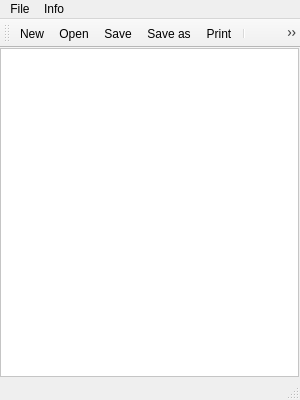
<?xml version="1.0" encoding="UTF-8"?>
<ui version="4.0">
 <class>Note</class>
 <widget class="QMainWindow" name="Note">
  <property name="geometry">
   <rect>
    <x>0</x>
    <y>0</y>
    <width>300</width>
    <height>400</height>
   </rect>
  </property>
  <property name="windowTitle">
   <string>Note</string>
  </property>
  <property name="windowIcon">
   <iconset resource="Resources.qrc">
    <normaloff>:/image/NoteIcons/icon.png</normaloff>:/image/NoteIcons/icon.png</iconset>
  </property>
  <widget class="QWidget" name="centralwidget">
   <widget class="QTextEdit" name="textEdit">
    <property name="geometry">
     <rect>
      <x>0</x>
      <y>0</y>
      <width>299</width>
      <height>329</height>
     </rect>
    </property>
    <property name="styleSheet">
     <string notr="true">background-color: rgb(255, 255, 255);</string>
    </property>
    <property name="html">
     <string>&lt;!DOCTYPE HTML PUBLIC &quot;-//W3C//DTD HTML 4.0//EN&quot; &quot;http://www.w3.org/TR/REC-html40/strict.dtd&quot;&gt;
&lt;html&gt;&lt;head&gt;&lt;meta name=&quot;qrichtext&quot; content=&quot;1&quot; /&gt;&lt;meta charset=&quot;utf-8&quot; /&gt;&lt;style type=&quot;text/css&quot;&gt;
p, li { white-space: pre-wrap; }
&lt;/style&gt;&lt;/head&gt;&lt;body style=&quot; font-family:'Segoe UI'; font-size:9pt; font-weight:400; font-style:normal;&quot;&gt;
&lt;p style=&quot;-qt-paragraph-type:empty; margin-top:0px; margin-bottom:0px; margin-left:0px; margin-right:0px; -qt-block-indent:0; text-indent:0px;&quot;&gt;&lt;br /&gt;&lt;/p&gt;&lt;/body&gt;&lt;/html&gt;</string>
    </property>
   </widget>
  </widget>
  <widget class="QMenuBar" name="menubar">
   <property name="geometry">
    <rect>
     <x>0</x>
     <y>0</y>
     <width>300</width>
     <height>17</height>
    </rect>
   </property>
   <widget class="QMenu" name="menuFile">
    <property name="title">
     <string>File</string>
    </property>
    <addaction name="actionUndo"/>
    <addaction name="actionRedo"/>
    <addaction name="actionExit"/>
   </widget>
   <widget class="QMenu" name="menuInfo">
    <property name="title">
     <string>Info</string>
    </property>
    <addaction name="actionAbout"/>
   </widget>
   <addaction name="menuFile"/>
   <addaction name="menuInfo"/>
  </widget>
  <widget class="QToolBar" name="toolBar">
   <property name="windowTitle">
    <string>toolBar</string>
   </property>
   <attribute name="toolBarArea">
    <enum>TopToolBarArea</enum>
   </attribute>
   <attribute name="toolBarBreak">
    <bool>false</bool>
   </attribute>
   <addaction name="actionNew"/>
   <addaction name="actionOpen"/>
   <addaction name="actionSave"/>
   <addaction name="actionSave_as"/>
   <addaction name="actionPrint"/>
   <addaction name="separator"/>
   <addaction name="actionCopy"/>
   <addaction name="actionCut"/>
   <addaction name="actionPaste"/>
   <addaction name="separator"/>
  </widget>
  <widget class="QStatusBar" name="statusBar"/>
  <action name="actionNew">
   <property name="icon">
    <iconset resource="Resources.qrc">
     <normaloff>:/image/NoteIcons/new-file.png</normaloff>:/image/NoteIcons/new-file.png</iconset>
   </property>
   <property name="text">
    <string>New</string>
   </property>
   <property name="shortcut">
    <string>Ctrl+N</string>
   </property>
  </action>
  <action name="actionOpen">
   <property name="icon">
    <iconset resource="Resources.qrc">
     <normaloff>:/image/NoteIcons/open.png</normaloff>:/image/NoteIcons/open.png</iconset>
   </property>
   <property name="text">
    <string>Open</string>
   </property>
   <property name="shortcut">
    <string>Ctrl+O</string>
   </property>
  </action>
  <action name="actionSave">
   <property name="icon">
    <iconset resource="Resources.qrc">
     <normaloff>:/image/NoteIcons/save.png</normaloff>:/image/NoteIcons/save.png</iconset>
   </property>
   <property name="text">
    <string>Save</string>
   </property>
   <property name="shortcut">
    <string>Ctrl+S</string>
   </property>
  </action>
  <action name="actionPrint">
   <property name="icon">
    <iconset>
     <normalon>:/image/NoteIcons/printer.png</normalon>
    </iconset>
   </property>
   <property name="text">
    <string>Print</string>
   </property>
   <property name="shortcut">
    <string>Ctrl+P</string>
   </property>
  </action>
  <action name="actionExit">
   <property name="icon">
    <iconset resource="Resources.qrc">
     <normaloff>:/image/NoteIcons/exit.png</normaloff>:/image/NoteIcons/exit.png</iconset>
   </property>
   <property name="text">
    <string>Exit</string>
   </property>
   <property name="shortcut">
    <string>Ctrl+E</string>
   </property>
  </action>
  <action name="actionFont">
   <property name="enabled">
    <bool>true</bool>
   </property>
   <property name="icon">
    <iconset resource="Resources.qrc">
     <normaloff>:/image/NoteIcons/type.png</normaloff>:/image/NoteIcons/type.png</iconset>
   </property>
   <property name="text">
    <string>Font</string>
   </property>
   <property name="shortcut">
    <string>Ctrl+F</string>
   </property>
  </action>
  <action name="actionBold">
   <property name="enabled">
    <bool>true</bool>
   </property>
   <property name="icon">
    <iconset>
     <normalon>:/image/NoteIcons/bold.png</normalon>
    </iconset>
   </property>
   <property name="text">
    <string>Bold</string>
   </property>
   <property name="shortcut">
    <string>Ctrl+B</string>
   </property>
  </action>
  <action name="actionItalic">
   <property name="enabled">
    <bool>true</bool>
   </property>
   <property name="icon">
    <iconset>
     <normalon>:/image/NoteIcons/italic.png</normalon>
    </iconset>
   </property>
   <property name="text">
    <string>Italic</string>
   </property>
   <property name="shortcut">
    <string>Ctrl+I</string>
   </property>
  </action>
  <action name="actionUnderline">
   <property name="enabled">
    <bool>true</bool>
   </property>
   <property name="icon">
    <iconset>
     <normalon>:/image/NoteIcons/underlined.png</normalon>
    </iconset>
   </property>
   <property name="text">
    <string>Underline</string>
   </property>
   <property name="shortcut">
    <string>Ctrl+U</string>
   </property>
  </action>
  <action name="actionCopy">
   <property name="enabled">
    <bool>true</bool>
   </property>
   <property name="icon">
    <iconset resource="Resources.qrc">
     <normaloff>:/image/NoteIcons/copy.png</normaloff>:/image/NoteIcons/copy.png</iconset>
   </property>
   <property name="text">
    <string>Copy</string>
   </property>
   <property name="shortcut">
    <string>Ctrl+C</string>
   </property>
  </action>
  <action name="actionCut">
   <property name="icon">
    <iconset resource="Resources.qrc">
     <normaloff>:/image/NoteIcons/cut.png</normaloff>:/image/NoteIcons/cut.png</iconset>
   </property>
   <property name="text">
    <string>Cut</string>
   </property>
   <property name="shortcut">
    <string>Ctrl+X</string>
   </property>
  </action>
  <action name="actionPaste">
   <property name="icon">
    <iconset resource="Resources.qrc">
     <normaloff>:/image/NoteIcons/paste.png</normaloff>:/image/NoteIcons/paste.png</iconset>
   </property>
   <property name="text">
    <string>Paste</string>
   </property>
   <property name="shortcut">
    <string>Ctrl+V</string>
   </property>
  </action>
  <action name="actionUndo">
   <property name="icon">
    <iconset resource="Resources.qrc">
     <normaloff>:/image/NoteIcons/undo.png</normaloff>:/image/NoteIcons/undo.png</iconset>
   </property>
   <property name="text">
    <string>Undo</string>
   </property>
   <property name="shortcut">
    <string>Ctrl+Z</string>
   </property>
  </action>
  <action name="actionRedo">
   <property name="icon">
    <iconset>
     <normalon>:/image/NoteIcons/redo.png</normalon>
    </iconset>
   </property>
   <property name="text">
    <string>Redo</string>
   </property>
   <property name="shortcut">
    <string>Ctrl+R</string>
   </property>
  </action>
  <action name="actionAbout">
   <property name="icon">
    <iconset resource="Resources.qrc">
     <normaloff>:/image/NoteIcons/about.png</normaloff>:/image/NoteIcons/about.png</iconset>
   </property>
   <property name="text">
    <string>About</string>
   </property>
  </action>
  <action name="actionSave_as">
   <property name="icon">
    <iconset resource="Resources.qrc">
     <normaloff>:/image/NoteIcons/save_as.png</normaloff>:/image/NoteIcons/save_as.png</iconset>
   </property>
   <property name="text">
    <string>Save as</string>
   </property>
   <property name="shortcut">
    <string>Ctrl+Shift+S</string>
   </property>
  </action>
 </widget>
 <resources>
  <include location="Resources.qrc"/>
 </resources>
 <connections/>
</ui>
